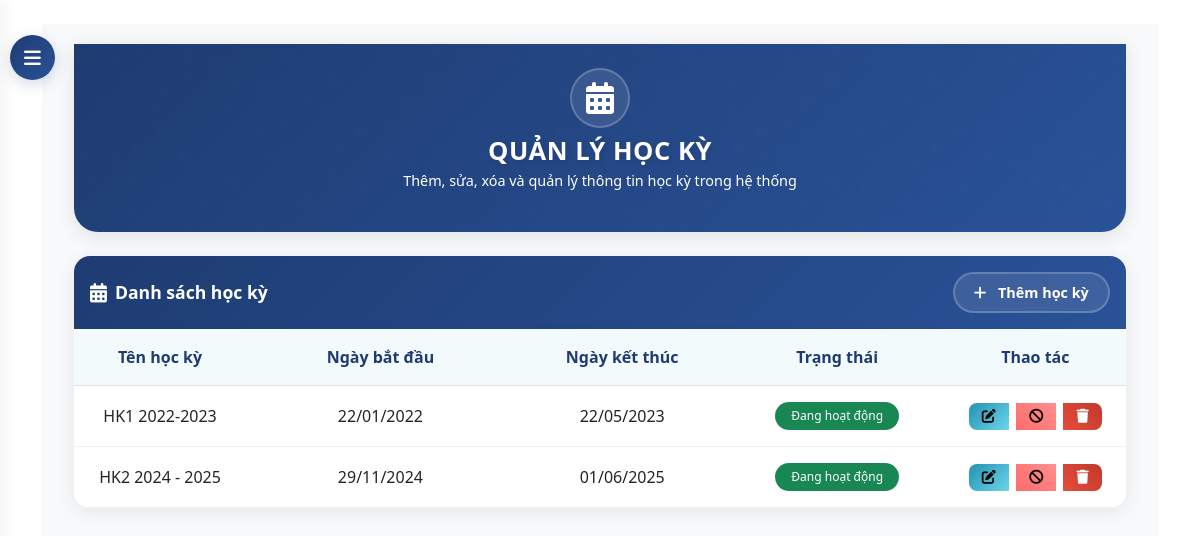
The page /dashboard/semesters/ (signed in) on the database its author committed.
### core/models.py (models this page shows, shortened)
class Semester(models.Model):
    name = models.CharField(max_length=50)  # e.g., "HK1 2022-2023"
    start_date = models.DateField()
    end_date = models.DateField()
    is_active = models.BooleanField(default=True)

### core/views.py (the view)
# urls.py: path('dashboard/semesters/', views.semester_list, name='semester_list'),
@login_required
@user_passes_test(is_admin)
def semester_list(request):
    semesters = Semester.objects.all().order_by('-is_active', 'name')
    return render(request, 'core/admin/semester_list.html', {'semesters': semesters})

### core/views.py (called while the page is built)
def is_admin(user):
    return user.is_superuser

### templates/core/admin/semester_list.html (shortened to what this page needs)
{% extends 'base.html' %}
{% block content %}
<button id="sidebarCollapse">
    <i class="fas fa-bars"></i>
</button>
<div id="content">
    <div class="container-fluid">
        <div class="hero-section">
            <div class="container">
                <div class="row justify-content-center text-center">
                    <div class="col-md-8">
                        <div class="hero-icon">
                            <i class="fas fa-calendar-alt"></i>
                        </div>
                        <h1 class="hero-title">QUẢN LÝ HỌC KỲ</h1>
                        <p class="hero-subtitle">Thêm, sửa, xóa và quản lý thông tin học kỳ trong hệ thống</p>
                    </div>
                </div>
            </div>
        </div>
        <div class="semester-card">
            <div class="card-header d-flex justify-content-between align-items-center">
                <h4 class="mb-0">
                    <i class="fas fa-calendar-alt"></i>
                    Danh sách học kỳ
                </h4>
                <div>
                    <a href="{% url 'semester_create' %}" class="btn btn-add">
                        <i class="fas fa-plus"></i>
                        Thêm học kỳ
                    </a>
                </div>
            </div>
            <div class="card-body">
                {% if semesters %}
                <div class="table-responsive">
                    <table class="table">
                        <thead>
                            <tr>
                                <th>Tên học kỳ</th>
                                <th>Ngày bắt đầu</th>
                                <th>Ngày kết thúc</th>
                                <th>Trạng thái</th>
                                <th>Thao tác</th>
                            </tr>
                        </thead>
                        <tbody>
                            {% for semester in semesters %}
                                <tr>
                                    <td>{{ semester.name }}</td>
                                    <td>{{ semester.start_date|date:"d/m/Y" }}</td>
                                    <td>{{ semester.end_date|date:"d/m/Y" }}</td>
                                    <td>
                                        {% if semester.is_active %}
                                            <span class="badge bg-success">Đang hoạt động</span>
                                        {% else %}
                                            <span class="badge bg-secondary">Không hoạt động</span>
                                        {% endif %}
                                    </td>
                                    <td>
                                        <div class="btn-group">
                                            <a href="{% url 'semester_update' semester.id %}" class="btn btn-info btn-sm" title="Chỉnh sửa">
                                                <i class="fas fa-edit"></i>
                                            </a>
                                            <a href="{% url 'semester_toggle_status' semester.id %}" class="btn btn-warning btn-sm" title="{% if semester.is_active %}Khóa{% else %}Mở khóa{% endif %}">
                                                {% if semester.is_active %}
                                                    <i class="fas fa-ban"></i>
                                                {% else %}
                                                    <i class="fas fa-check"></i>
                                                {% endif %}
                                            </a>
                                            <a href="#" onclick="confirmDelete('{% url 'semester_delete' semester.id %}', '{{ semester.name }}')" class="btn btn-danger btn-sm" title="Xóa">
                                                <i class="fas fa-trash"></i>
                                            </a>
                                        </div>
                                    </td>
                                </tr>
                            {% endfor %}
                        </tbody>
                    </table>
                </div>
                {% else %}
                <div class="alert alert-info text-center">
                    <i class="fas fa-info-circle me-2"></i>Chưa có học kỳ nào được tạo.
                </div>
                {% endif %}
            </div>
        </div>
    </div>
</div>
{% endblock %}

### templates/base.html (style rules this page uses)
:root { --navbar-bg: #0d47a1; --navbar-hover: rgba(255, 255, 255, 0.1); }

### templates/core/admin/semester_list.html (style rules this page uses)
:root { --primary-gradient: linear-gradient(135deg, #1e3c72 0%, #2a5298 100%); --secondary-gradient: linear-gradient(135deg, #2193b0 0%, #6dd5ed 100%); --accent-gradient: linear-gradient(45deg, #ff6b6b, #ff8e8e); --success-gradient: linear-gradient(45deg, #2ecc71, #27ae60); --primary-color: #1e3c72; --text-light: rgba(255, 255, 255, 0.8); }
#sidebarCollapse { position: fixed; top: 35px; left: 10px; z-index: 999; border: none; background: var(--primary-gradient); color: white; padding: 12px 15px; border-radius: 50%; cursor: pointer; transition: all 0.3s; box-shadow: 0 4px 15px rgba(30, 60, 114, 0.2); width: 45px; height: 45px; display: flex; align-items: center; justify-content: center; }
#sidebarCollapse i { font-size: 1.2rem; transition: transform 0.3s ease; }
#content { transition: all 0.3s cubic-bezier(0.4, 0, 0.2, 1); margin-left: 0; padding: 20px; background: #f8f9fa; min-height: 100vh; }
.hero-section { background: var(--primary-gradient); color: white; padding: 1.5rem 0; margin-bottom: 1.5rem; border-radius: 0 0 1.5rem 1.5rem; box-shadow: 0 4px 20px rgba(0,0,0,0.1); position: relative; overflow: hidden; }
.hero-section::before { content: ''; position: absolute; top: 0; left: 0; right: 0; bottom: 0; opacity: 0.1; animation: slide 20s linear infinite; }
.hero-icon { font-size: 2rem; margin-bottom: 0.5rem; animation: float 3s ease-in-out infinite; background: rgba(255, 255, 255, 0.1); width: 60px; height: 60px; display: flex; align-items: center; justify-content: center; border-radius: 50%; margin: 0 auto 0.5rem; backdrop-filter: blur(5px); border: 2px solid rgba(255, 255, 255, 0.2); }
.hero-title { font-size: 1.6rem; font-weight: 700; margin-bottom: 0.2rem; text-shadow: 2px 2px 4px rgba(0,0,0,0.1); animation: fadeInUp 1s ease-out; letter-spacing: 0.5px; }
.hero-subtitle { font-size: 0.9rem; opacity: 0; animation: fadeInUp 1s ease-out forwards; animation-delay: 0.3s; font-weight: 300; }
.semester-card { background: white; border-radius: 1rem; box-shadow: 0 4px 20px rgba(0,0,0,0.08); overflow: hidden; transition: all 0.4s cubic-bezier(0.4, 0, 0.2, 1); animation: fadeInUp 1s ease-out forwards; }
.card-header { background: var(--primary-gradient) !important; border: none; padding: 1rem; }
.card-header h4 { color: white; font-weight: 600; display: flex; align-items: center; font-size: 1.1rem; margin: 0; }
.card-header h4 i { margin-right: 0.5rem; font-size: 1.1em; }
.btn-add { background: rgba(255, 255, 255, 0.1); border: 2px solid rgba(255, 255, 255, 0.2); color: white; border-radius: 2rem; padding: 0.5rem 1.2rem; font-weight: 600; transition: all 0.4s ease; backdrop-filter: blur(5px); font-size: 0.9rem; }
.btn-add i { margin-right: 0.5rem; }
.table { margin: 0; width: 100%; }
.table th { border-top: none; color: #1e3c72; font-weight: 600; padding: 1rem 1.5rem; background: rgba(33, 147, 176, 0.05); text-align: center; vertical-align: middle; white-space: nowrap; }
.table td { padding: 1rem 1.5rem; vertical-align: middle; border-color: rgba(0,0,0,0.05); text-align: center; white-space: nowrap; }
.table th:first-child, .table td:first-child { width: 10%; }
.table th:nth-child(2), .table td:nth-child(2) { width: 25%; }
.table th:nth-child(3), .table td:nth-child(3) { width: 20%; }
.table th:nth-child(4), .table td:nth-child(4) { width: 20%; }
.table th:nth-child(5), .table td:nth-child(5) { width: 15%; }
.table th:last-child, .table td:last-child { width: 10%; }
.table-responsive { border-radius: 0.5rem; box-shadow: 0 2px 10px rgba(0,0,0,0.05); }
.table tbody tr { transition: all 0.3s ease; }
.btn-group { display: flex; justify-content: center; gap: 0.5rem; }
.btn-group .btn { padding: 0.4rem 0.8rem; border-radius: 0.5rem; transition: all 0.3s ease; display: flex; align-items: center; justify-content: center; }
.btn-info { background: var(--secondary-gradient); border: none; }
.btn-warning { background: var(--accent-gradient); border: none; }
.btn-danger { background: linear-gradient(45deg, #e74c3c, #c0392b); border: none; }
.badge { display: inline-block; padding: 0.5rem 1rem; border-radius: 2rem; font-weight: 500; }

### rows shown on the page
Semester: name "HK1 2022-2023", start_date "22/01/2022", end_date "22/05/2023", is_active "Đang hoạt động"
Semester: name "HK2 2024 - 2025", start_date "29/11/2024", end_date "01/06/2025", is_active "Đang hoạt động"
